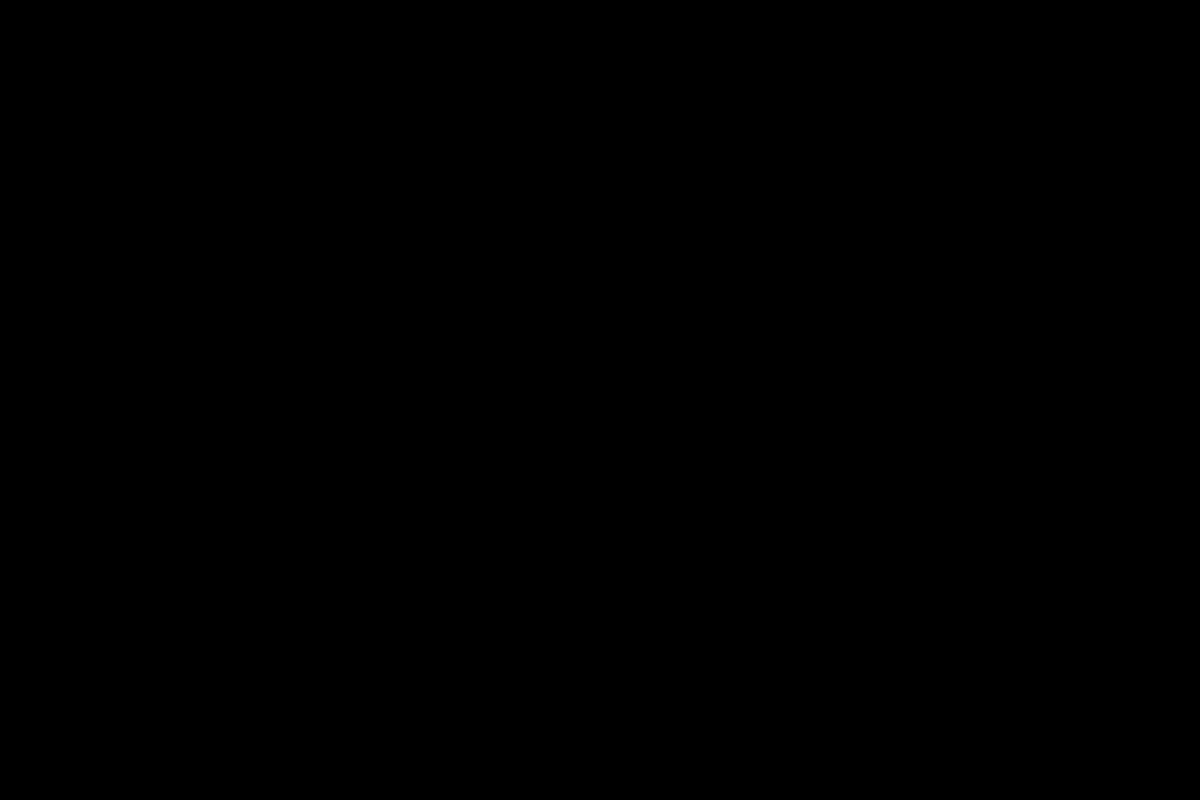
Frame 1 (no input)
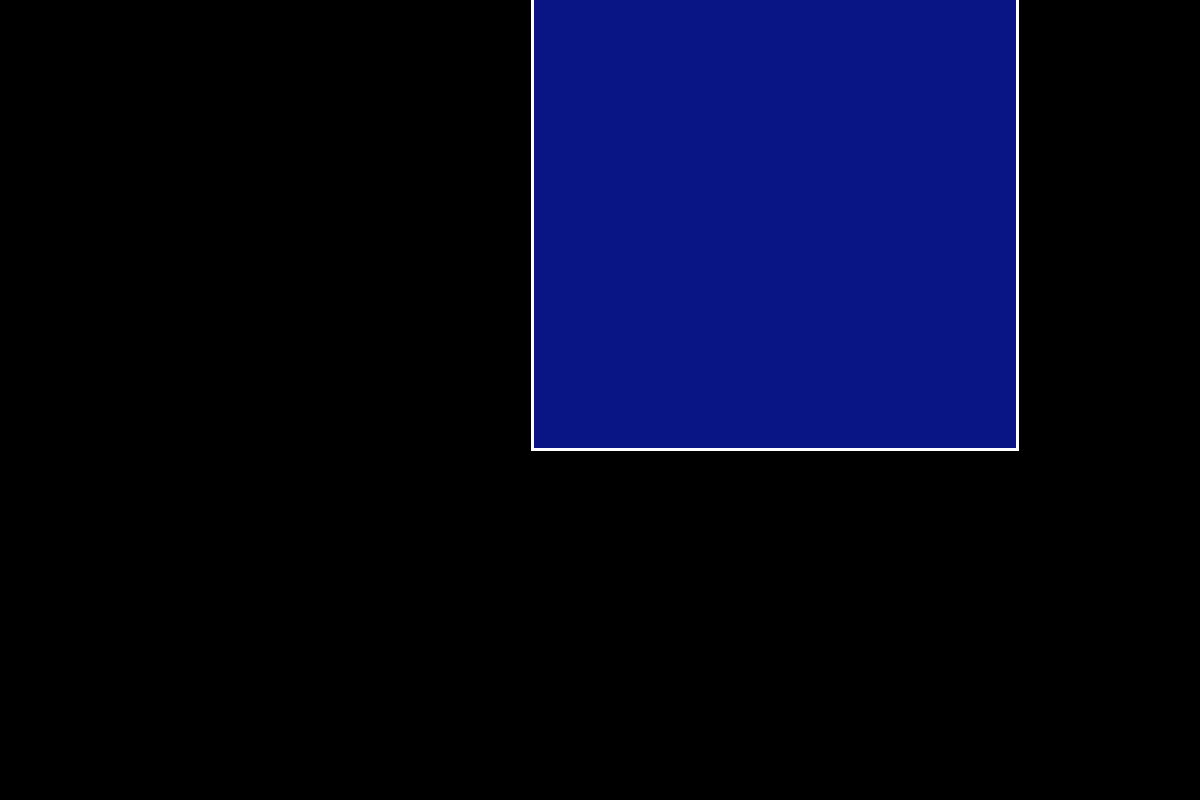
Frame 60 (the mouse pressed at the canvas centre just before this capture)
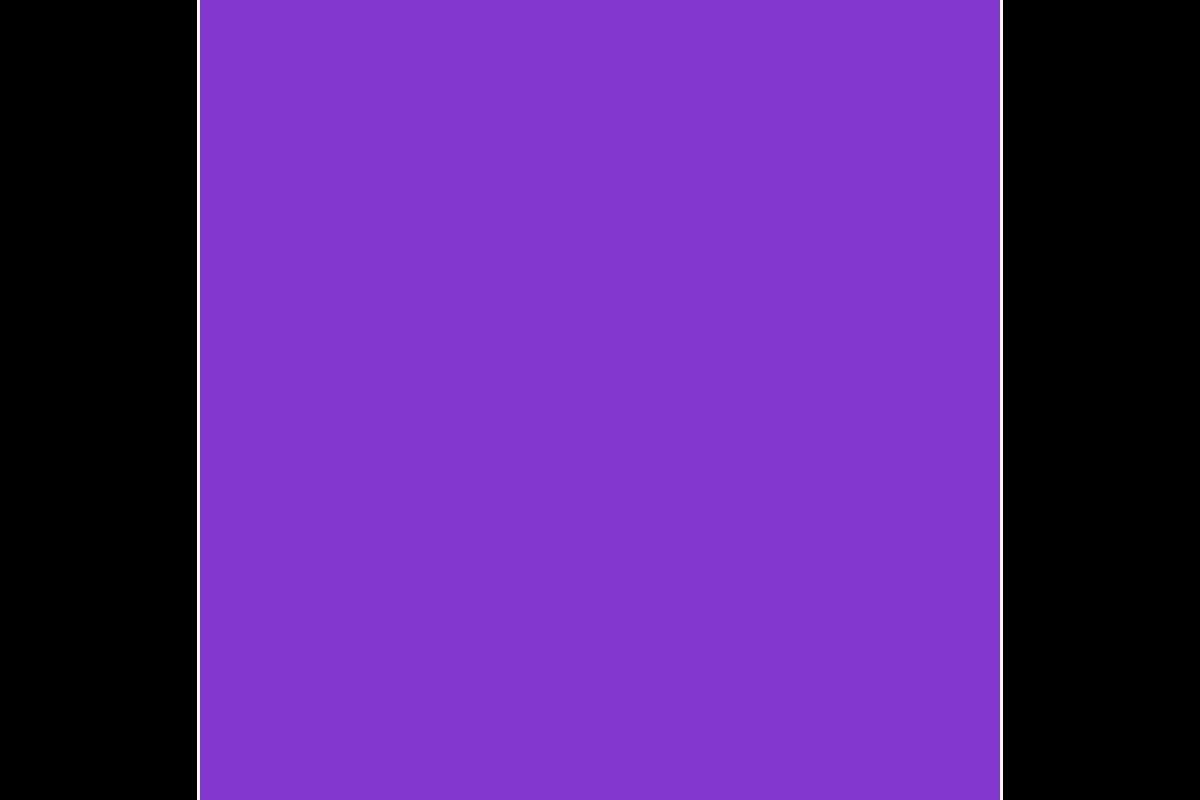
Frame 120 (the mouse held since frame 60 and released just before this capture)

The Processing sketch that drew these frames (run headless with seeded random() and noise(); from frame 60 on, the mouse is pressed at the canvas centre):

// Processing sketch: processing_102033
// ── processing_102033.pde

ArrayList blocks;
int frm = 0, repnum = 0;


void setup() {
  size(1200, 800);
  blocks = new ArrayList();
  noStroke();
  smooth();
}

void draw() {
  background(0);
  for(int i = blocks.size() - 1; i >= 0; i--){
    Block now = (Block) blocks.get(i);
    now.increment();
    if(now.inc > now.lngth){
      blocks.remove(i);
    } else blocks.set(i, now);
  }
  
  
  for( int i = 0; i < blocks.size(); i++){
    Block now = (Block) blocks.get(i);
    now.display();
  }
  
  rndmfrm();
}

void rndmfrm(){
  frm++;
  if(frm > repnum){
    blocks.add(new Block(int(random(0, width)), int(random(0, height)), int(random(350, 450))));
    frm = 0;
    repnum = int(random(200, 350));
  }
}

void mousePressed(){
  blocks.add(new Block(mouseX, mouseY, int(random(450, 750))));
}
  
class Block {
  int xloc, yloc, inc, lngth, inloop, numloop, hlf;
  float mul;
  color col;


  Block(int xloc, int yloc, int lngth) {
    this.xloc = xloc;
    this.yloc = yloc;
    this.lngth = lngth;
    this.mul = 10;
    this.hlf = 0;
    this.inloop = 0;
    this.inc = 0;
    this.numloop = 0;
    rectMode(CENTER);
    stroke(255);
  }

  void increment() {
    inc++;
    inloop++;
    if (inloop > numloop) {
      inloop = 0;
      numloop = int(random(2, 15));
      strokeWeight(int(random(1.5, 5.5)));
      col = color(random(255.5), random(255.5), random(255.5));
      hlf = int((inc - lngth) * random(0.5, 1.5));
    }
  }

  void display() {
    fill(col);
    rect(xloc, yloc, hlf, hlf);
  }
}
